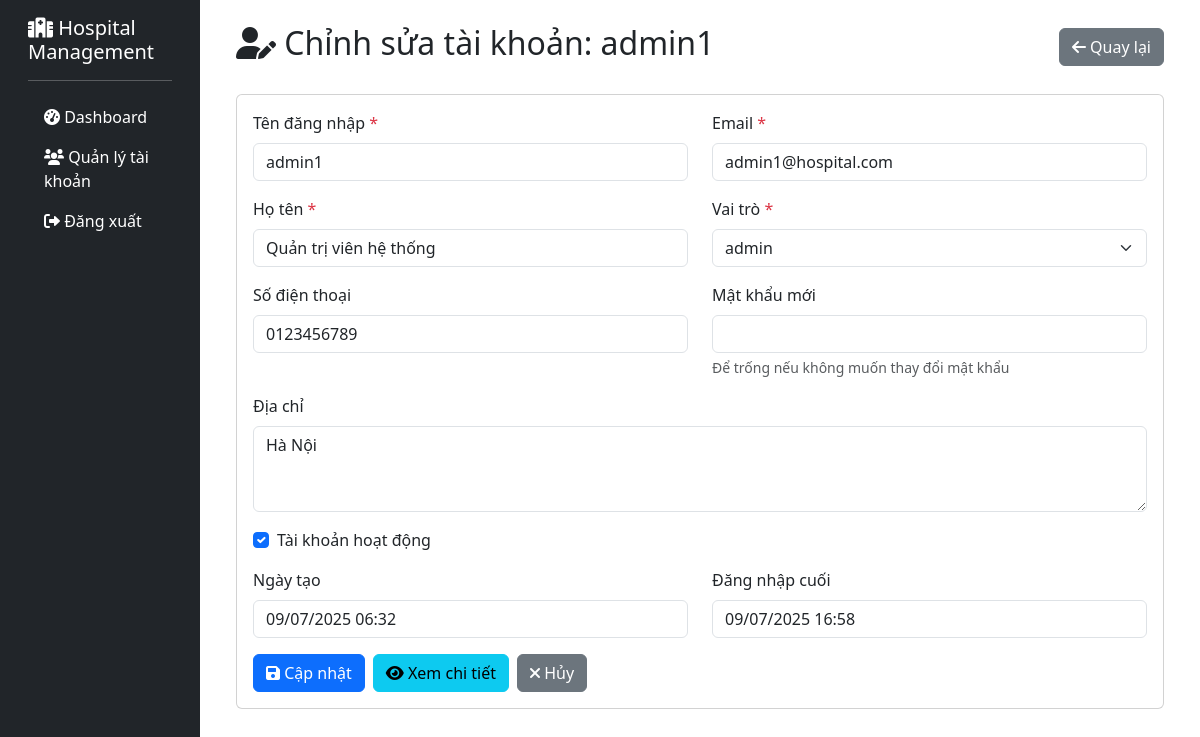
The page /frontend/index.php?controller=User&action=edit&id=1 (signed in) on the database its author committed.
### tables this page shows
CREATE TABLE `users` (
  `user_id` int(11) NOT NULL,
  `username` varchar(50) NOT NULL,
  `email` varchar(100) NOT NULL,
  `password_hash` varchar(255) NOT NULL,
  `full_name` varchar(100) NOT NULL,
  `phone` varchar(20) DEFAULT NULL,
  `address` text DEFAULT NULL,
  `role_id` int(11) NOT NULL,
  `is_active` tinyint(1) DEFAULT 1,
  `last_login` timestamp NULL DEFAULT NULL,
  `created_at` timestamp NOT NULL DEFAULT current_timestamp(),
  `updated_at` timestamp NOT NULL DEFAULT current_timestamp() ON UPDATE current_timestamp()
);

CREATE TABLE `roles` (
  `role_id` int(11) NOT NULL,
  `role_name` varchar(50) NOT NULL,
  `role_description` text DEFAULT NULL,
  `created_at` timestamp NOT NULL DEFAULT current_timestamp(),
  `updated_at` timestamp NOT NULL DEFAULT current_timestamp() ON UPDATE current_timestamp()
);

### frontend/controllers/UserController.php (called while the page is built, shortened)
<?php
require_once __DIR__ . '/../models/User.php';
class UserController {
    private $user;
    public function __construct() {
        $this->user = new User();
    }
    public function edit() {
        $user_id = (int)$_GET['id'];
        $user_data = $this->user->getUserWithRole($user_id);
        $roles = $this->user->getAllRoles();
        require_once 'views/users/edit_user.php';
    }
}
?>

### frontend/models/User.php (called while the page is built, shortened)
<?php
require_once __DIR__ . '/../config/database.php';
class User {
    private $conn;
    private $table = 'users';
    public function __construct() {
        $database = new Database();
        $this->conn = $database->connect();
    }
    public function getAllRoles() {
        $query = "SELECT * FROM roles ORDER BY role_name";
        $stmt = $this->conn->prepare($query);
        $stmt->execute();
        return $stmt->fetchAll(PDO::FETCH_ASSOC);
    }
    public function getUserWithRole($user_id) {
        $query = "SELECT u.*, r.role_name FROM " . $this->table . " u
                  JOIN roles r ON u.role_id = r.role_id
                  WHERE u.user_id = :user_id";
        $stmt = $this->conn->prepare($query);
        $stmt->bindParam(':user_id', $user_id);
        $stmt->execute();
        return $stmt->fetch(PDO::FETCH_ASSOC);
    }
}
?>

### frontend/config/database.php (called while the page is built, shortened)
<?php
class Database {
    private $host = 'localhost';
    private $dbname = 'hospital_management';
    private $username = 'root';
    private $password = 'root';
    public function connect() {
        $this->conn = null;
        try {
            $this->conn = new PDO("mysql:host=" . $this->host . ";dbname=" . $this->dbname, $this->username, $this->password);
            $this->conn->setAttribute(PDO::ATTR_ERRMODE, PDO::ERRMODE_EXCEPTION);
        } catch(PDOException $e) {
            echo 'Connection Error: ' . $e->getMessage();
        }
        return $this->conn;
    }
}
?>

### frontend/views/users/edit_user.php (the view, shortened to what this page needs)
<!DOCTYPE html>
<html lang="vi">
<head>
    <link href="https://cdn.jsdelivr.net/npm/bootstrap@5.3.3/dist/css/bootstrap.min.css" rel="stylesheet">
    <link href="https://cdnjs.cloudflare.com/ajax/libs/font-awesome/6.0.0/css/all.min.css" rel="stylesheet">
</head>
<body>
    <div class="container-fluid">
        <div class="row">
            <div class="col-md-2 bg-dark text-white min-vh-100">
                <div class="p-3">
                    <h5><i class="fas fa-hospital"></i> Hospital Management</h5>
                    <hr>
                    <ul class="nav flex-column">
                        <li class="nav-item">
                            <a href="index.php?controller=Auth&action=adminDashboard" class="nav-link text-white">
                                <i class="fas fa-tachometer-alt"></i> Dashboard
                            </a>
                        </li>
                        <li class="nav-item">
                            <a href="index.php?controller=User&action=index" class="nav-link text-white">
                                <i class="fas fa-users"></i> Quản lý tài khoản
                            </a>
                        </li>
                        <li class="nav-item">
                            <a href="index.php?controller=Auth&action=logout" class="nav-link text-white">
                                <i class="fas fa-sign-out-alt"></i> Đăng xuất
                            </a>
                        </li>
                    </ul>
                </div>
            </div>
            <div class="col-md-10">
                <div class="p-4">
                    <div class="d-flex justify-content-between align-items-center mb-4">
                        <h2><i class="fas fa-user-edit"></i> Chỉnh sửa tài khoản: <?= htmlspecialchars($user_data['username']) ?></h2>
                        <a href="index.php?controller=User&action=index" class="btn btn-secondary">
                            <i class="fas fa-arrow-left"></i> Quay lại
                        </a>
                    </div>
                    <div class="card">
                        <div class="card-body">
                            <form method="POST" action="index.php?controller=User&action=update">
                                <div class="row">
                                    <div class="col-md-6">
                                        <div class="mb-3">
                                            <label for="username" class="form-label">Tên đăng nhập <span class="text-danger">*</span></label>
                                            <input type="text" class="form-control" id="username" name="username"
                                                   value="<?= htmlspecialchars($user_data['username']) ?>" required>
                                        </div>
                                    </div>
                                    <div class="col-md-6">
                                        <div class="mb-3">
                                            <label for="email" class="form-label">Email <span class="text-danger">*</span></label>
                                            <input type="email" class="form-control" id="email" name="email"
                                                   value="<?= htmlspecialchars($user_data['email']) ?>" required>
                                        </div>
                                    </div>
                                </div>
                                <div class="row">
                                    <div class="col-md-6">
                                        <div class="mb-3">
                                            <label for="full_name" class="form-label">Họ tên <span class="text-danger">*</span></label>
                                            <input type="text" class="form-control" id="full_name" name="full_name"
                                                   value="<?= htmlspecialchars($user_data['full_name']) ?>" required>
                                        </div>
                                    </div>
                                    <div class="col-md-6">
                                        <div class="mb-3">
                                            <label for="role_id" class="form-label">Vai trò <span class="text-danger">*</span></label>
                                            <select class="form-select" id="role_id" name="role_id" required>
                                                <?php foreach($roles as $role): ?>
                                                    <option value="<?= $role['role_id'] ?>"
                                                            <?= ($user_data['role_id'] == $role['role_id']) ? 'selected' : '' ?>>
                                                        <?= htmlspecialchars($role['role_name']) ?>
                                                    </option>
                                                <?php endforeach; ?>
                                            </select>
                                        </div>
                                    </div>
                                </div>
                                <div class="row">
                                    <div class="col-md-6">
                                        <div class="mb-3">
                                            <label for="phone" class="form-label">Số điện thoại</label>
                                            <input type="text" class="form-control" id="phone" name="phone"
                                                   value="<?= htmlspecialchars($user_data['phone'] ?? '') ?>">
                                        </div>
                                    </div>
                                    <div class="col-md-6">
                                        <div class="mb-3">
                                            <label for="new_password" class="form-label">Mật khẩu mới</label>
                                            <input type="password" class="form-control" id="new_password" name="new_password" minlength="6">
                                            <div class="form-text">Để trống nếu không muốn thay đổi mật khẩu</div>
                                        </div>
                                    </div>
                                </div>
                                <div class="mb-3">
                                    <label for="address" class="form-label">Địa chỉ</label>
                                    <textarea class="form-control" id="address" name="address" rows="3"><?= htmlspecialchars($user_data['address'] ?? '') ?></textarea>
                                </div>
                                <div class="mb-3">
                                    <div class="form-check">
                                        <input class="form-check-input" type="checkbox" id="is_active" name="is_active"
                                               <?= $user_data['is_active'] ? 'checked' : '' ?>>
                                        <label class="form-check-label" for="is_active">
                                            Tài khoản hoạt động
                                        </label>
                                    </div>
                                </div>
                                <div class="row">
                                    <div class="col-md-6">
                                        <div class="mb-3">
                                            <label class="form-label">Ngày tạo</label>
                                            <input type="text" class="form-control"
                                                   value="<?= date('d/m/Y H:i', strtotime($user_data['created_at'])) ?>" readonly>
                                        </div>
                                    </div>
                                    <div class="col-md-6">
                                        <div class="mb-3">
                                            <label class="form-label">Đăng nhập cuối</label>
                                            <input type="text" class="form-control"
                                                   value="<?= $user_data['last_login'] ? date('d/m/Y H:i', strtotime($user_data['last_login'])) : 'Chưa đăng nhập' ?>" readonly>
                                        </div>
                                    </div>
                                </div>
                                <div class="d-flex gap-2">
                                    <button type="submit" class="btn btn-primary">
                                        <i class="fas fa-save"></i> Cập nhật
                                    </button>
                                    <a href="index.php?controller=User&action=show&id=<?= $user_data['user_id'] ?>" class="btn btn-info">
                                        <i class="fas fa-eye"></i> Xem chi tiết
                                    </a>
                                    <a href="index.php?controller=User&action=index" class="btn btn-secondary">
                                        <i class="fas fa-times"></i> Hủy
                                    </a>
                                </div>
                            </form>
                        </div>
                    </div>
                </div>
            </div>
        </div>
    </div>
</body>
</html>

### rows shown on the page
users: username "admin1", email "admin1@hospital.com", full_name "Quản trị viên hệ thống", role_id "admin", phone "0123456789", address "Hà Nội", is_active "☑", created_at "09/07/2025 06:32", last_login "09/07/2025 16:58"
